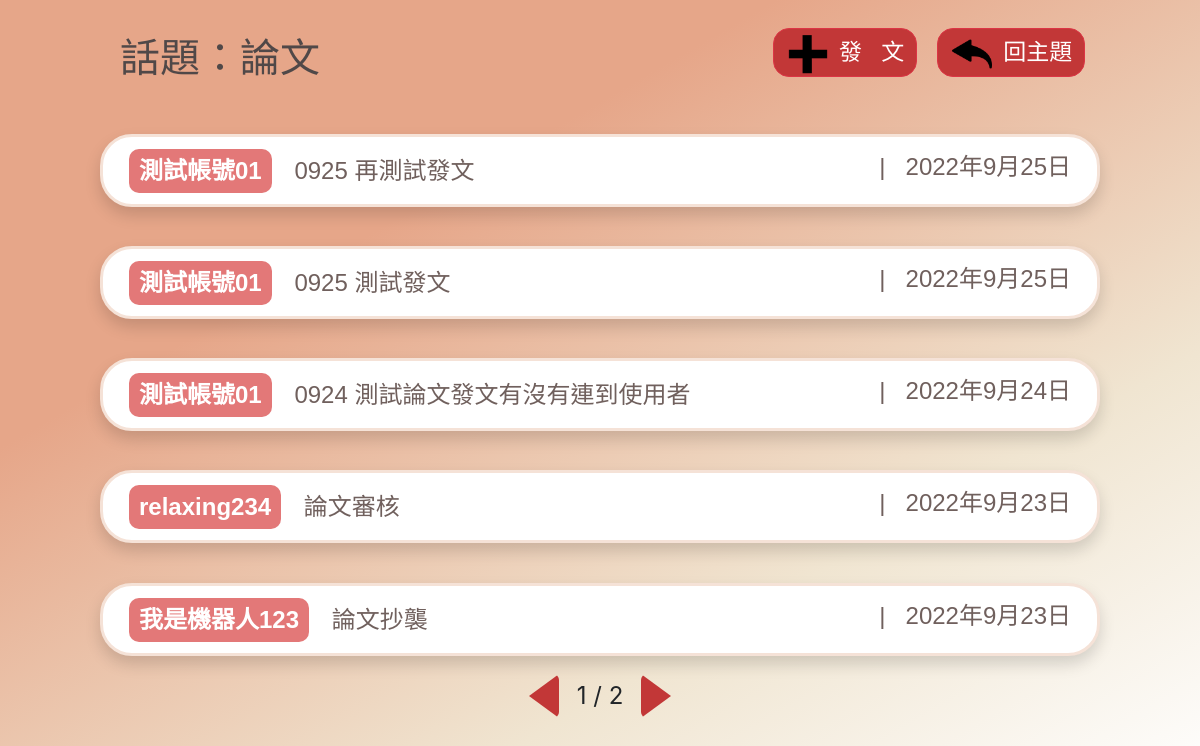
Page /topic/論文 on the earlier database version.
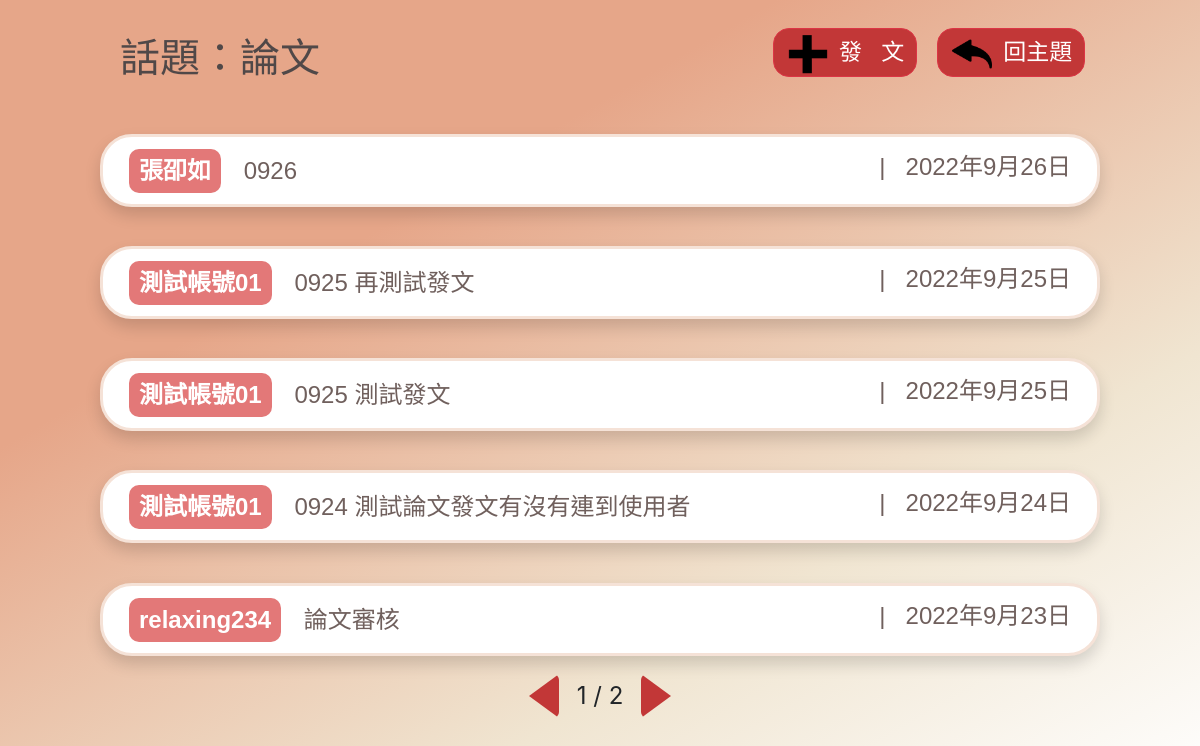
Same page on the later database version.
### FrontEnd/models.py (models this page shows)
class Post(models.Model):
    author = models.ForeignKey(Members,on_delete = models.CASCADE, null=True, blank=True)
    topic_fk = models.ForeignKey(Topic,on_delete = models.CASCADE, null=True, blank=True)
    topic = models.CharField(max_length=20, verbose_name="話題", blank=True)
    title = models.CharField(max_length=20, verbose_name="標題")
    content = RichTextUploadingField(max_length=200, verbose_name='編輯器內文')
    created_date = models.DateField(default=timezone.now,verbose_name='建立日期')
    update_date = models.DateField(auto_now=True, verbose_name='更新日期')
    class Meta:
        verbose_name = "貼文"   # 單數
        verbose_name_plural = verbose_name   #複數
        ordering = ['-created_date']
    def __str__(self):
        return self.title

class Members(models.Model):
    image_type = (
        ('monster-1.png', '咘咘'),
        ('monster-2.png', '喬治'),
        ('monster-3.png', '布萊恩'),
        ('monster-4.png', '里歐'),
        ('monster-5.png', '鮑伯'),
        ('monster-6.png', '艾倫'),
    )
    gender_type = (
        ('1', '男性'),
        ('2', '女性'),
    )
    name = models.CharField(max_length=20, verbose_name="暱稱")
    gender = models.CharField(max_length=1, choices=gender_type, verbose_name="性別", default='1')
    email = models.EmailField(max_length=60, unique=True, verbose_name="電子信箱")
    password = models.CharField(max_length=20, verbose_name="密碼")
    image = models.CharField(max_length=20, choices=image_type, verbose_name="頭像")
    created_date = models.DateField(default=timezone.now,verbose_name='建立日期')
    update_date = models.DateField(auto_now=True, verbose_name='更新日期')
    class Meta:
        verbose_name = "會員"   # 單數
        verbose_name_plural = verbose_name   #複數
        ordering = ['-id']
    def __str__(self):
        return self.name

### FrontEnd/views.py (the view)
# urls.py: path('topic/<topic>', views.all, name='all'),
def all(request, topic):
    post = Post.objects.filter(topic=topic)
    print(post)
    paginator = Paginator(post, 5)
    page = request.GET.get('page')
    post = paginator.get_page(page)
    print("總共有",paginator.num_pages,"頁")
    print("多少資料",paginator.object_list)
    print(post.paginator.page_range)
    context = {
        'post': post,
        'topic': topic
    }
    return render(request, "all/all.html",context)

### templates/all/all.html (shortened to what this page needs)
{% extends 'base/base.html' %}
    {% block import %}
    {% load static%}
    <link rel="stylesheet" href="{% static 'css/all/all.css' %}">
    {% endblock %}
{% block main %}
    <div class="container" style="height: 134px; display: flex; padding-top: 28px; padding-left: 90px;">
        <div class="topic">
            話題：{{ topic }}
        </div>
        <div class="post_page">
            <img src="{% static 'img/topic/plus.png' %}" class="img-fluid left_arrow">
            <a href="{% url 'post' topic=topic %}" type="button" class="btn btn-danger">發&nbsp;&nbsp;&nbsp;文</a>
        </div>
        <div class="previous_page">
            <img src="{% static 'img/topic/left_arrow.png' %}" class="img-fluid left_arrow">
            <a href="{% url 'topic' %}" type="button" class="btn btn-danger">回主題</a>
        </div>
    </div>
    <div class="container" style="height:600px; justify-content: center; display: grid;">
        {% for p in post %}
        <div class="row">
            <a href="{% url 'article' pk=p.pk %}">
                <div class="board shadow">
                    <span class="badge author">{{ p.author }}</span>
                    {{ p.title }}
                    <span class="date">| &nbsp; {{ p.created_date }}</span>
                </div>
            </a>
        </div>
        {% endfor %}
        {% if post %}
        <div class="row row-three" style="justify-content: center; position: relative;">
            <ul class="pagination" style="position: absolute; bottom: 0;">
                <li class="page-item">
                    <a href="{% if post.has_previous %} ?page={{ post.previous_page_number }} {% endif %}"><div class="previous_triangle"></div></a>
                </li>
                <span class="page">
                    {% for i in post.paginator.page_range %}
                        {% if i == post.number %}
                            {{ i }}
                        {% endif %}
                    {% endfor %}
                    / {{ post.paginator.num_pages }}
                </span>
                <li class="page-item">
                    <a href="{% if post.has_next %} ?page={{ post.next_page_number }} {% endif %}"><div class="next_triangle"></div></a>
                </li>
            </ul>
        </div>
        {% endif %}
    </div>
{% endblock %}

Differences in the rows shown:
no longer on this page (row unchanged): Post: author "我是機器人123", title "論文抄襲", created_date "2022年9月23日"
added Post: author "張卲如", title "0926", created_date "2022年9月26日"
